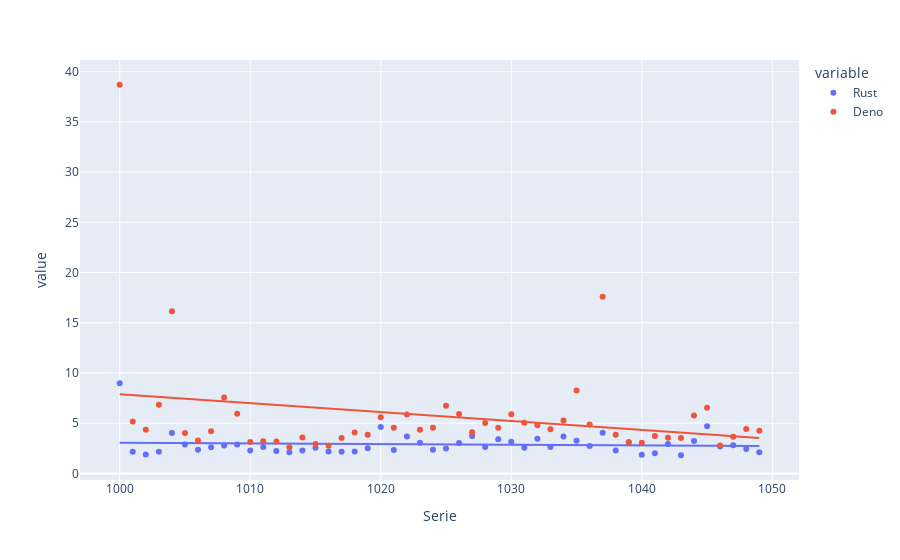

The notebook cell saved with this chart:
### Code cell
import plotly.express as px

fig_rs = px.scatter(secret_source_data, x="Serie", y=["Rust", "Deno"], trendline="ols", trendline_options=dict(log_x=True))
fig_rs.show()
